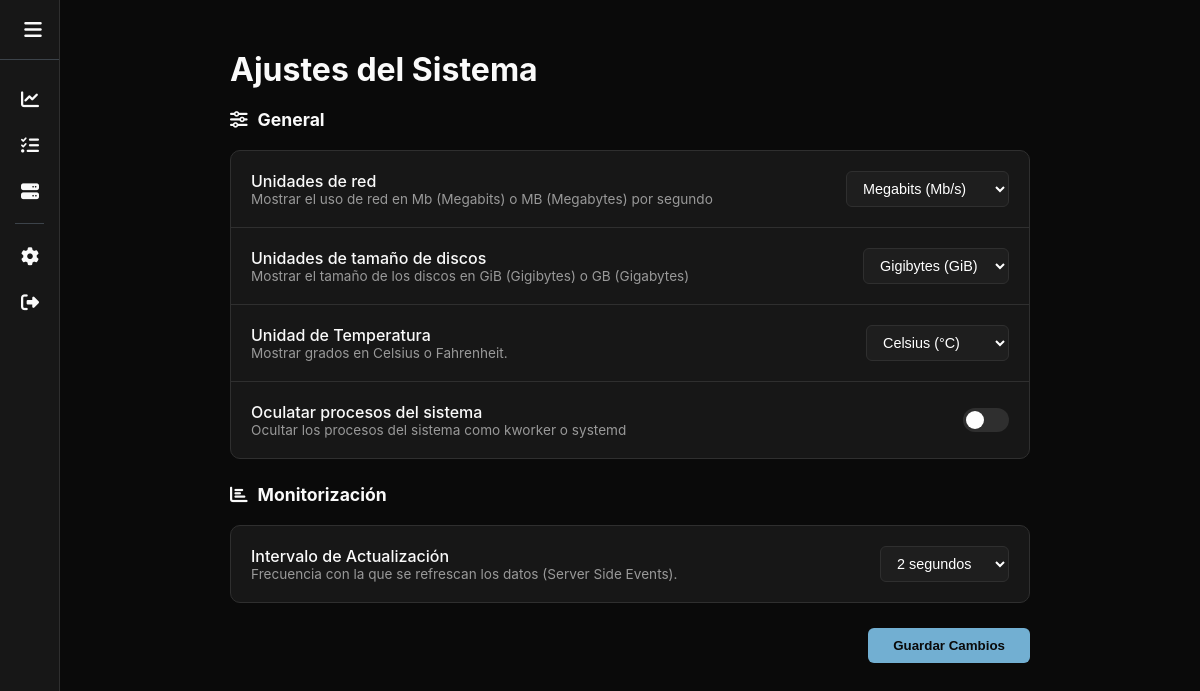
The app's page /settings (signed in), older data.
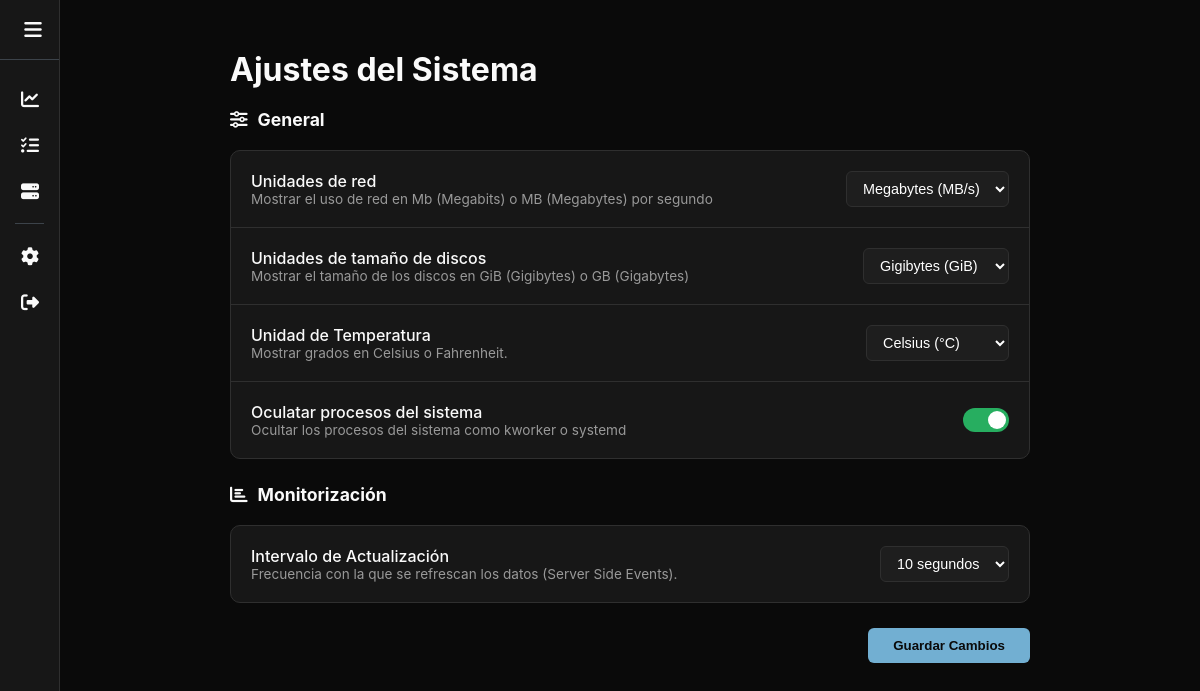
The same page, newer data.
### db_models.py (models this page shows, shortened)
class Setting(db.Model):
    key = db.Column(db.String(50), primary_key=True)
    value = db.Column(db.String(255), nullable=False)

### monitor/routes.py (the view)
@monitor_bp.route('/settings')
@login_required
def settings():
    return render_template('settings.html')

### app.py (called while the page is built)
def create_app():
    app = Flask(__name__, template_folder='templates')
    app.config['SQLALCHEMY_DATABASE_URI'] = 'sqlite:///database.db'
    app.config['SQLALCHEMY_TRACK_MODIFICATIONS'] = False
    db.init_app(app)
    @app.context_processor
    def inject_settings():
        try:
            all_settings = {s.key: s.value for s in Setting.query.all()}
        except:
            all_settings = {}
        return dict(settings=all_settings)
    with app.app_context():
        db.create_all()
    app.config.from_object(Config)
    app.secret_key = Config.SECRET_KEY
    Config.validate()
    app.register_blueprint(auth_bp)
    app.register_blueprint(monitor_bp)
    app.register_blueprint(streams_bp)
    iniciar_logs()
    iniciar_resources(app)
    iniciar_process(app)
    iniciar_disks(app)
    return app

### templates/settings.html (shortened to what this page needs)
{% extends "base.html" %}
{% block content %}
<div class="settings-container">
    <h1 class="title">Ajustes del Sistema</h1>
    <form action="{{ url_for('monitor.update_settings') }}" method="POST">
        <h2 class="section-subtitle"><i class="fas fa-sliders-h"></i> General</h2>
        <div class="global-card">
            <div class="setting-row">
                <div class="setting-info">
                    <span class="setting-label">Unidades de red</span>
                    <span class="setting-description">Mostrar el uso de red en Mb (Megabits) o MB (Megabytes) por segundo</span>
                </div>
                <select name="net_units" class="custom-select">
                    <option value="Mb" {% if settings.net_units == 'Mb' %}selected{% endif %}>Megabits (Mb/s)</option>
                    <option value="MB" {% if settings.net_units == 'MB' %}selected{% endif %}>Megabytes (MB/s)</option>
                </select>
            </div>
            <div class="setting-row">
                <div class="setting-info">
                    <span class="setting-label">Unidades de tamaño de discos</span>
                    <span class="setting-description">Mostrar el tamaño de los discos en GiB (Gigibytes) o GB (Gigabytes)</span>
                </div>
                <select name="disk_units" class="custom-select">
                    <option value="GiB" {% if settings.disk_units == 'GiB' %}selected{% endif %}>Gigibytes (GiB)</option>
                </select>
            </div>
            <div class="setting-row">
                <div class="setting-info">
                    <span class="setting-label">Unidad de Temperatura</span>
                    <span class="setting-description">Mostrar grados en Celsius o Fahrenheit.</span>
                </div>
                <select name="temp_unit" class="custom-select">
                    <option value="C" {% if settings.temp_unit == 'C' %}selected{% endif %}>Celsius (°C)</option>
                </select>
            </div>
            <div class="setting-row">
                <div class="setting-info">
                    <span class="setting-label">Oculatar procesos del sistema</span>
                    <span class="setting-description">Ocultar los procesos del sistema como kworker o systemd</span>
                </div>
                <label class="switch">
                <span class="slider"></span>
            </label>
            </div>
        </div>
        <h2 class="section-subtitle"><i class="fas fa-chart-bar"></i> Monitorización</h2>
        <div class="global-card">
            <div class="setting-row">
                <div class="setting-info">
                    <span class="setting-label">Intervalo de Actualización</span>
                    <span class="setting-description">Frecuencia con la que se refrescan los datos (Server Side Events).</span>
                </div>
                <select name="update_interval" class="custom-select">
                    <option value="2" {% if settings.update_interval == '2' or not settings.update_interval %}selected{% endif %}>2 segundos</option>
                    <option value="10" {% if settings.update_interval == '10' %}selected{% endif %}>10 segundos</option>
                </select>
            </div>
        </div>
        <button type="submit" class="btn-save">Guardar Cambios</button>
    </form>
</div>
{% endblock %}

### templates/base.html (shortened to what this page needs)
<!DOCTYPE html>
<html lang="es">
<head>
    <link rel="stylesheet" href="https://cdnjs.cloudflare.com/ajax/libs/font-awesome/6.4.0/css/all.min.css">
</head>
<body>
    <aside class="sidebar">
        <div class="sidebar-header">
            <label for="sidebar-toggle" class="toggle-btn">
                <i class="fas fa-bars"></i>
            </label>
        </div>
        <ul class="sidebar-menu">
            <li class="menu-item">
                <a href="{{ url_for('monitor.monitor') }}" class="menu-link {% if request.endpoint == 'monitor' %}active{% endif %}">
                    <span class="menu-icon"><i class="fas fa-chart-line"></i></span>
                </a>
            </li>
            <li class="menu-item">
                <a href="{{ url_for('monitor.process') }}" class="menu-link {% if request.endpoint == 'process' %}active{% endif %}">
                    <span class="menu-icon"><i class="fas fa-tasks"></i></span>
                </a>
            </li>
            <li class="menu-item">
                <a href="{{ url_for('monitor.disks') }}" class="menu-link {% if request.endpoint == 'monitor.disks' %}active{% endif %}">
                    <span class="menu-icon"><i class="fas fa-server"></i></span>
                </a>
            </li>
            <li class="menu-separator"></li>
            <li class="menu-item">
                <a href="{{ url_for('monitor.settings') }}" class="menu-link {% if request.endpoint == 'settings' %}active{% endif %}">
                    <span class="menu-icon"><i class="fas fa-cog"></i></span>
                </a>
            </li>
            <li class="menu-item">
                <a href="{{ url_for('auth.logout') }}" class="menu-link">
                    <span class="menu-icon"><i class="fas fa-right-from-bracket"></i></span>
                </a>
            </li>
        </ul>
    </aside>
    <main class="main-content">
        {% block content %}{% endblock %}
    </main>
</body>
</html>

### templates/settings.html (style rules this page uses)
* { color: rgb(250, 250, 250); }
.title { margin-top: 20px; margin-bottom: 20px; }
.settings-container { max-width: 800px; margin: 0 auto; }
.global-card { border: 1px solid var(--border-color); background-color: var(--black2); border-radius: 10px; margin-bottom: 25px; }
.section-subtitle { font-size: 1.1rem; margin-bottom: 20px; display: flex; align-items: center; gap: 10px; }
.setting-row { display: flex; justify-content: space-between; align-items: center; padding: 20px; border-bottom: 1px solid var(--black4); }
.setting-row:last-child { border-bottom: none; }
.setting-info { display: flex; flex-direction: column; }
.setting-label { font-weight: 500; font-size: 1rem; }
.setting-description { font-size: 0.85rem; color: #999; }
.switch { position: relative; display: inline-block; width: 46px; height: 24px; }
.slider { position: absolute; cursor: pointer; top: 0; left: 0; right: 0; bottom: 0; background-color: var(--black4); transition: .3s; border-radius: 24px; }
.slider:before { position: absolute; content: ""; height: 18px; width: 18px; left: 3px; bottom: 3px; background-color: white; transition: .3s; border-radius: 50%; }
input:checked + .slider { background-color: #27ae60; }
input:checked + .slider:before { transform: translateX(22px); }
.custom-select { background-color: var(--black3); color: white; border: 1px solid var(--border-color); padding: 8px 12px; border-radius: 6px; outline: none; cursor: pointer; font-size: 0.9rem; }
.btn-save { background-color: #72afd2; color: var(--black1); border: none; padding: 10px 25px; border-radius: 6px; font-weight: bold; cursor: pointer; float: right; transition: opacity 0.2s; }

Row changes from the older to the newer data that the page shows:
added Setting: net_units "Megabytes (MB/s)"
added Setting: disk_units "Gigibytes (GiB)"
added Setting: update_interval "10 segundos"
Text that changed along with them:
form field net_units: "Megabits (Mb/s)" → (not shown)
form field disk_units: "Gigibytes (GiB)" → (not shown)
form field update_interval: "2 segundos" → (not shown)
